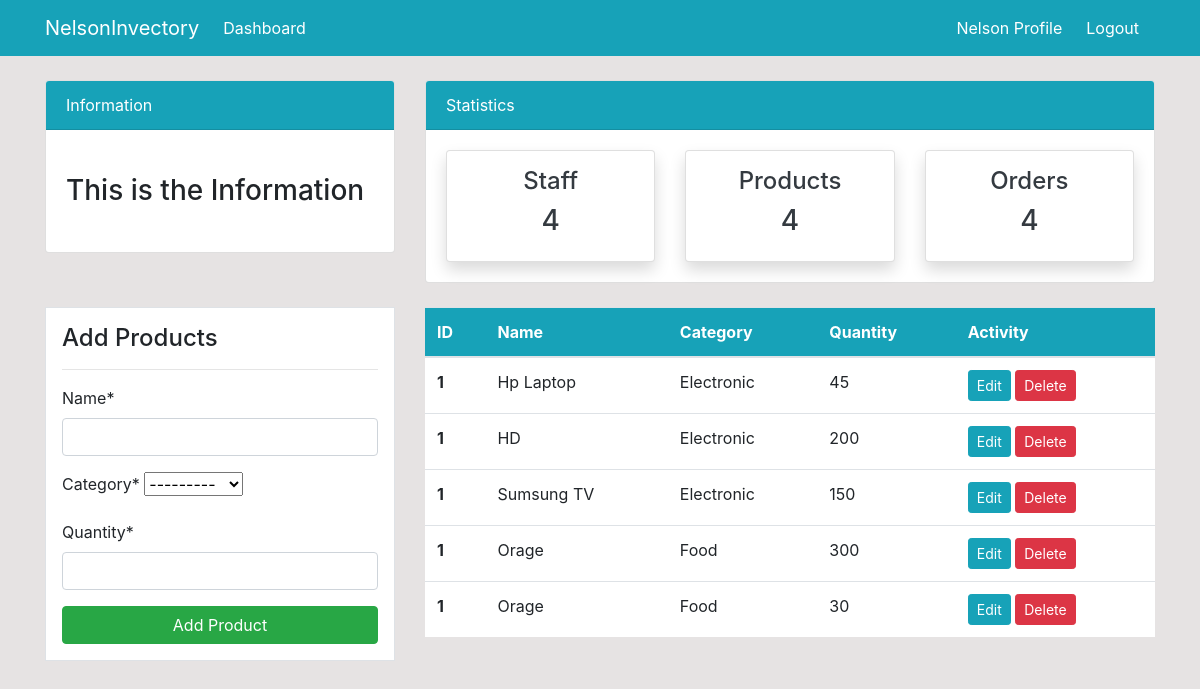
The page /products/ (signed in) on the database its author committed.
### dashboard/models.py (models this page shows, shortened)
class product(models.Model):
    name = models.CharField(max_length=100, null=True)
    category = models.CharField(max_length=20, choices=CATEGORY, null=True)
    quantity = models.PositiveBigIntegerField(null=True)
    class Meta:
        verbose_name_plural='Product'

### dashboard/views.py (the view)
# urls.py: path('products/', views.products_view, name='dashboard-products'),
@login_required
def products_view(request):
    items =product.objects.all()
    if request.method == 'POST':
        form = ProductForm(request.POST)
        if form.is_valid():
         form.save()
         product_name = form.cleaned_data.get('name')
         messages.success(request, f'{product_name} has been added')
        return redirect('dashboard-products')
    else:
        form = ProductForm()
    context = {
        'items': items,
        'form':form,
    }
    return render(request, 'dashboard/product.html',context)

### dashboard/forms.py
class ProductForm(forms.ModelForm):
    class Meta:
        model = product
        fields = ['name', 'category', 'quantity']

### dashboard/templates/dashboard/product.html (shortened to what this page needs)
{% extends 'partials/base.html' %}
{% load crispy_forms_tags %}
{% block content %}
{% include "partials/topnav.html" %}
    <div class="container">
        <div class="row my-4">
            <div class="col-md-4">
                <div class="border bg-white p-3">
                    <h4>Add Products</h4>
                    <hr>
                    <form method ="POST">
                        {{form|crispy}}
                        <input class="btn btn-success btn-block" type="submit" value="Add Product">
                    </form>
                </div>
            </div>
            <div class="col-md-8">
                <table class="table bg-white">
                    <thead class="bg-info">
                        <tr class="text-white">
                            <th scope="col">ID</th>
                            <th scope="col">Name</th>
                            <th scope="col">Category</th>
                            <th scope="col">Quantity</th>
                            <th scope="col">Activity</th>
                        </tr>
                    </thead>
                    <tbody>
                        {% for item in items%}
                        <tr>
                            <th scope="row">1</th>
                            <td> {{item.name}}</td>
                            <td>  {{item.category}}
                            <td>{{ item.quantity}}  </td>
                            <td>
                                <a class="btn btn-info btn-sm" href="{% url "dashboard-product-update" item.id %}">Edit</a>
                                <a class="btn btn-danger btn-sm" href=" {% url "dashboard-product-delete" item.id %}">Delete</a>
                            </td>
                        {% endfor %}
                    </tbody>
                </table>
            </div>
        </div>
    </div>
    {% endblock content %}

### templates/partials/nav.html (shortened to what this page needs)
     <nav class="navbar navbar-expand-lg navbar-info bg-info">
        {% if user.is_authenticated %}
        <div class="container">
            <a class="navbar-brand text-white" href="{% url 'dashboard-index' %}">NelsonInvectory</a>
            <div class="collapse navbar-collapse" id="navbarSupportedContent">
                <ul class="navbar-nav mr-auto">
                    <li class="nav-item active">
                        <a class="nav-link text-white" href="{% url 'dashboard-index' %}">Dashboard </a>
                    </li>
                </ul>
                <ul class="navbar-nav ml-auto">
                    <li class="nav-item active">
                        <a class="nav-link text-white" href=" {% url "user-profile" %}">{{user.username}} Profile</a>
                    </li>
                    <li class="nav-item">
                        <form method="POST" action="{% url 'logout' %}" class="form-inline">
                            <button type="submit" class="nav-link btn btn-link text-white text-decoration-none border-0" style="background: none; padding: 0.5rem 1rem;">
                                Logout
                            </button>
                        </form>
                    </li>
                </ul>
                {% endif %}
            </div>
        </div>
    </nav>

### static/style.css (style rules this page uses)
body { background: rgb(230, 227, 227); }

### rows shown on the page
product: name "Hp Laptop", category "Electronic", quantity "45"
product: name "HD", category "Electronic", quantity "200"
product: name "Sumsung TV", category "Electronic", quantity "150"
product: name "Orage", category "Food", quantity "300"
product: name "Orage", category "Food", quantity "30"

### other values the page prints
{{ user.username }} "Nelson"
